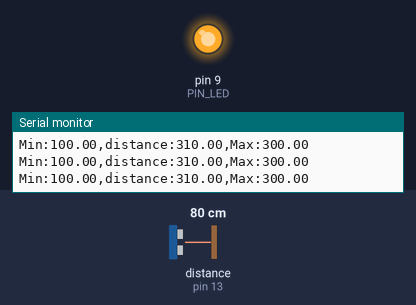
Bench run of a sketch on a simulated Arduino Uno, built with avr-gcc and run on an emulated ATmega328P. Shown: output pins drawn as LEDs (lit = HIGH), the last lines printed to the serial monitor. Wiring (inferred from the names in the program): ultrasonic range finder: trigger pin 12; echo pin 13. The test bench sets the inputs (shaded band); at power-on: distance to the obstacle (sensor on pin 13) 80 cm. The echo pulse lasts 58.3 µs per cm; pins used as bus, display or sensor lines are not drawn.

Above: at 1.2 s.
1.3 s: distance to the obstacle (sensor on pin 13) set to 35 cm
At 1.8 s:
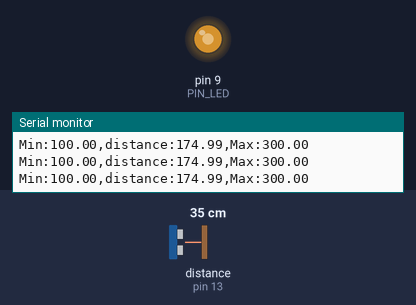
2.8 s: distance to the obstacle (sensor on pin 13) set to 2 cm
At 3.3 s:
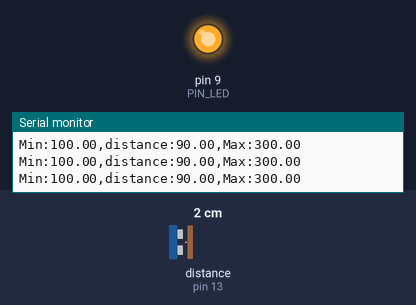
Timing chart, 0 to 5.8 s (numbered marks = the images above; inputs shaded):
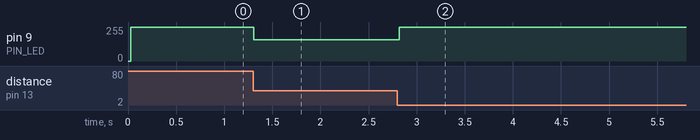

The sketch:

08_example_2.ino
```cpp
// Arduino pin assignment
#define PIN_LED  9
#define PIN_TRIG 12   // sonar sensor TRIGGER
#define PIN_ECHO 13   // sonar sensor ECHO

// configurable parameters
#define SND_VEL 346.0     // sound velocity at 24 celsius degree (unit: m/sec)
#define INTERVAL 25      // sampling interval (unit: msec)
#define PULSE_DURATION 10 // ultra-sound Pulse Duration (unit: usec)
#define _DIST_MIN 100.0   // minimum distance to be measured (unit: mm)
#define _DIST_MAX 300.0   // maximum distance to be measured (unit: mm)

#define TIMEOUT ((INTERVAL / 2) * 1000.0) // maximum echo waiting time (unit: usec)
#define SCALE (0.001 * 0.25 * SND_VEL) // coefficent to convert duration to distance

unsigned long last_sampling_time;   // unit: msec

void setup() {
  // initialize GPIO pins
  pinMode(PIN_LED, OUTPUT);
  pinMode(PIN_TRIG, OUTPUT);  // sonar TRIGGER
  pinMode(PIN_ECHO, INPUT);   // sonar ECHO
  digitalWrite(PIN_TRIG, LOW);  // turn-off Sonar

  // initialize serial port
  Serial.begin(57600);

}

void loop() {
  float distance;

  // wait until next sampling time.
  if (millis() < (last_sampling_time + INTERVAL))
    return;

  distance = USS_measure(PIN_TRIG, PIN_ECHO); // read distance

  if ((distance == 0.0) || (distance > _DIST_MAX)) {
      distance = _DIST_MAX + 10.0;    // Set Higher Value
      analogWrite(PIN_LED, 255);      // LED OFF
  } else if (distance < _DIST_MIN) {
      distance = _DIST_MIN - 10.0;    // Set Lower Value
      analogWrite(PIN_LED, 255);      // LED OFF
  } else {    // In desired Range
      // LED 밝기 조절
      if (distance == 200.0) {
          analogWrite(PIN_LED, 0);    // 최대 밝기
      } else if (distance == 100.0 || distance == 300.0) {
          analogWrite(PIN_LED, 255);  // 최소 밝기 (꺼짐)
      } else if (distance == 150.0 || distance == 250.0) {
          analogWrite(PIN_LED, 128);  // 50% 밝기
      } else {
          int brightness = map(distance, 100, 300, 255, 0); // 100mm에서 255(꺼짐), 300mm에서 0(최대 밝기)
          analogWrite(PIN_LED, brightness);
      }
  }

  // output the distance to the serial port
  Serial.print("Min:");        Serial.print(_DIST_MIN);
  Serial.print(",distance:");  Serial.print(distance);
  Serial.print(",Max:");       Serial.print(_DIST_MAX);
  Serial.println("");

  // update last sampling time
  last_sampling_time = millis();
}

// get a distance reading from USS. return value is in millimeter.
float USS_measure(int TRIG, int ECHO)
{
  digitalWrite(TRIG, HIGH);
  delayMicroseconds(PULSE_DURATION);
  digitalWrite(TRIG, LOW);

  return pulseIn(ECHO, HIGH, TIMEOUT) * SCALE; // unit: mm
}
```

Measured:
- after the input at 1.3 s, pin 9 (PIN_LED): 255/255 → 161/255 at once
- after the input at 2.8 s, pin 9 (PIN_LED): 161/255 → 255/255 at once
